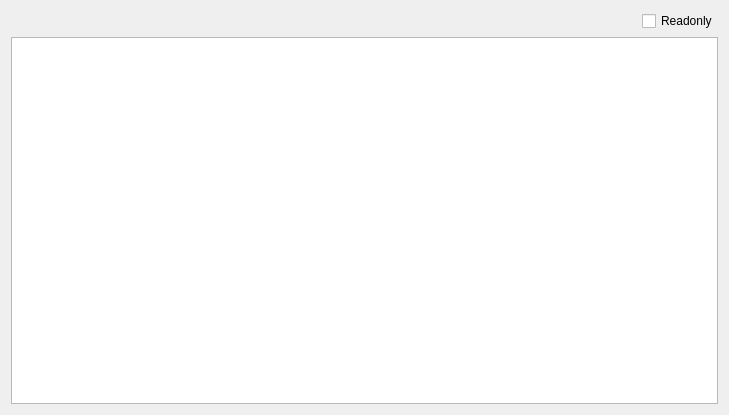
<?xml version="1.0" encoding="UTF-8"?>
<ui version="4.0">
 <class>DialogSectionHeader</class>
 <widget class="QDialog" name="DialogSectionHeader">
  <property name="windowModality">
   <enum>Qt::ApplicationModal</enum>
  </property>
  <property name="geometry">
   <rect>
    <x>0</x>
    <y>0</y>
    <width>729</width>
    <height>415</height>
   </rect>
  </property>
  <property name="windowTitle">
   <string>IMAGE_SECTION_HEADER</string>
  </property>
  <property name="modal">
   <bool>true</bool>
  </property>
  <layout class="QVBoxLayout" name="verticalLayout">
   <item>
    <layout class="QHBoxLayout" name="horizontalLayout">
     <property name="sizeConstraint">
      <enum>QLayout::SetDefaultConstraint</enum>
     </property>
     <item>
      <spacer name="horizontalSpacer">
       <property name="orientation">
        <enum>Qt::Horizontal</enum>
       </property>
       <property name="sizeHint" stdset="0">
        <size>
         <width>40</width>
         <height>20</height>
        </size>
       </property>
      </spacer>
     </item>
     <item>
      <widget class="QCheckBox" name="checkBoxReadonly">
       <property name="text">
        <string>Readonly</string>
       </property>
      </widget>
     </item>
    </layout>
   </item>
   <item>
    <widget class="QTableWidget" name="tableWidget_IMAGE_SECTION_HEADER">
     <property name="contextMenuPolicy">
      <enum>Qt::CustomContextMenu</enum>
     </property>
     <property name="editTriggers">
      <set>QAbstractItemView::NoEditTriggers</set>
     </property>
     <property name="selectionMode">
      <enum>QAbstractItemView::SingleSelection</enum>
     </property>
     <property name="selectionBehavior">
      <enum>QAbstractItemView::SelectRows</enum>
     </property>
     <attribute name="horizontalHeaderVisible">
      <bool>false</bool>
     </attribute>
     <attribute name="verticalHeaderVisible">
      <bool>false</bool>
     </attribute>
     <attribute name="verticalHeaderDefaultSectionSize">
      <number>20</number>
     </attribute>
    </widget>
   </item>
  </layout>
 </widget>
 <resources/>
 <connections/>
</ui>
